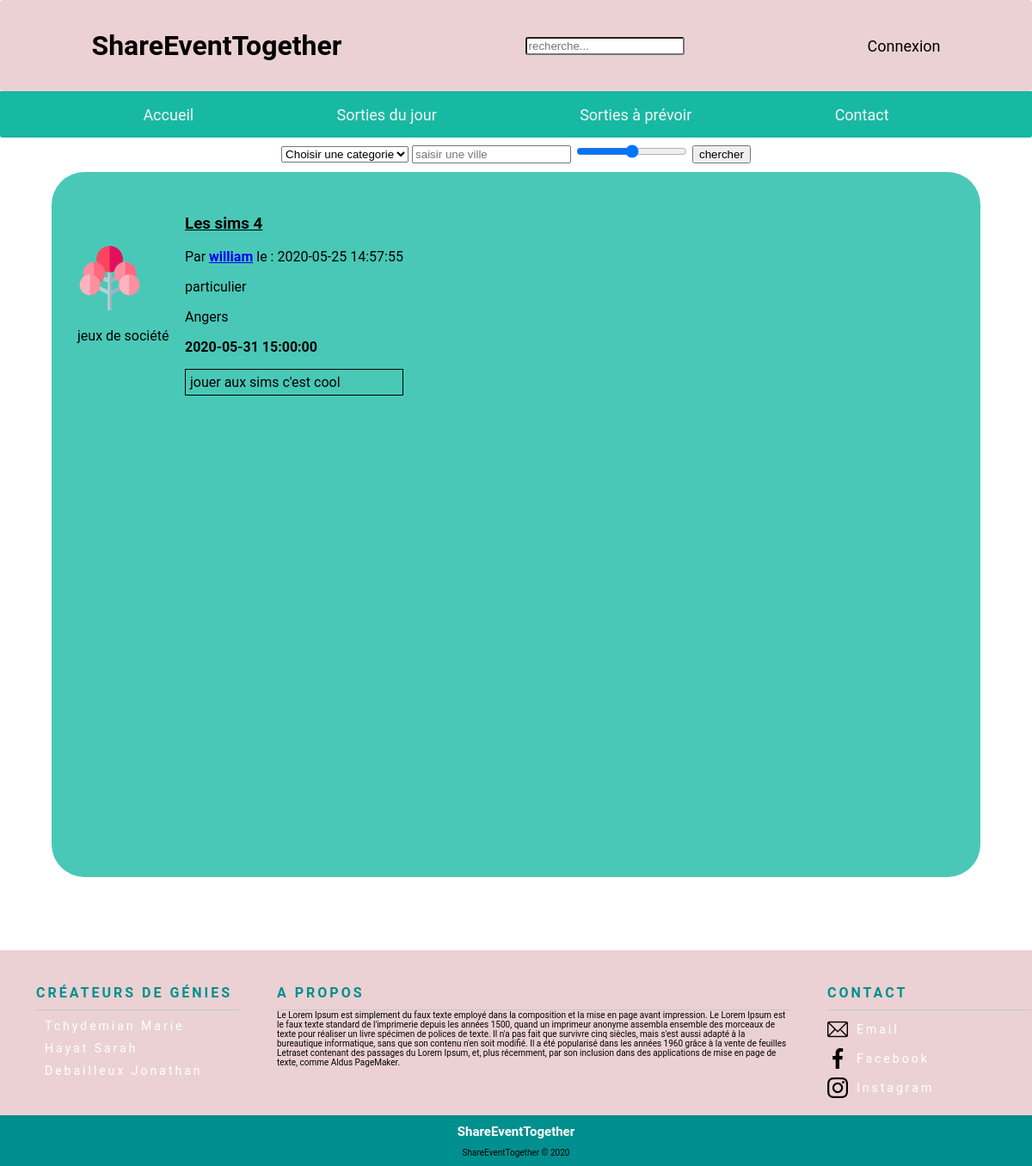
The app's page /php/sortieDuJour.php, older data.
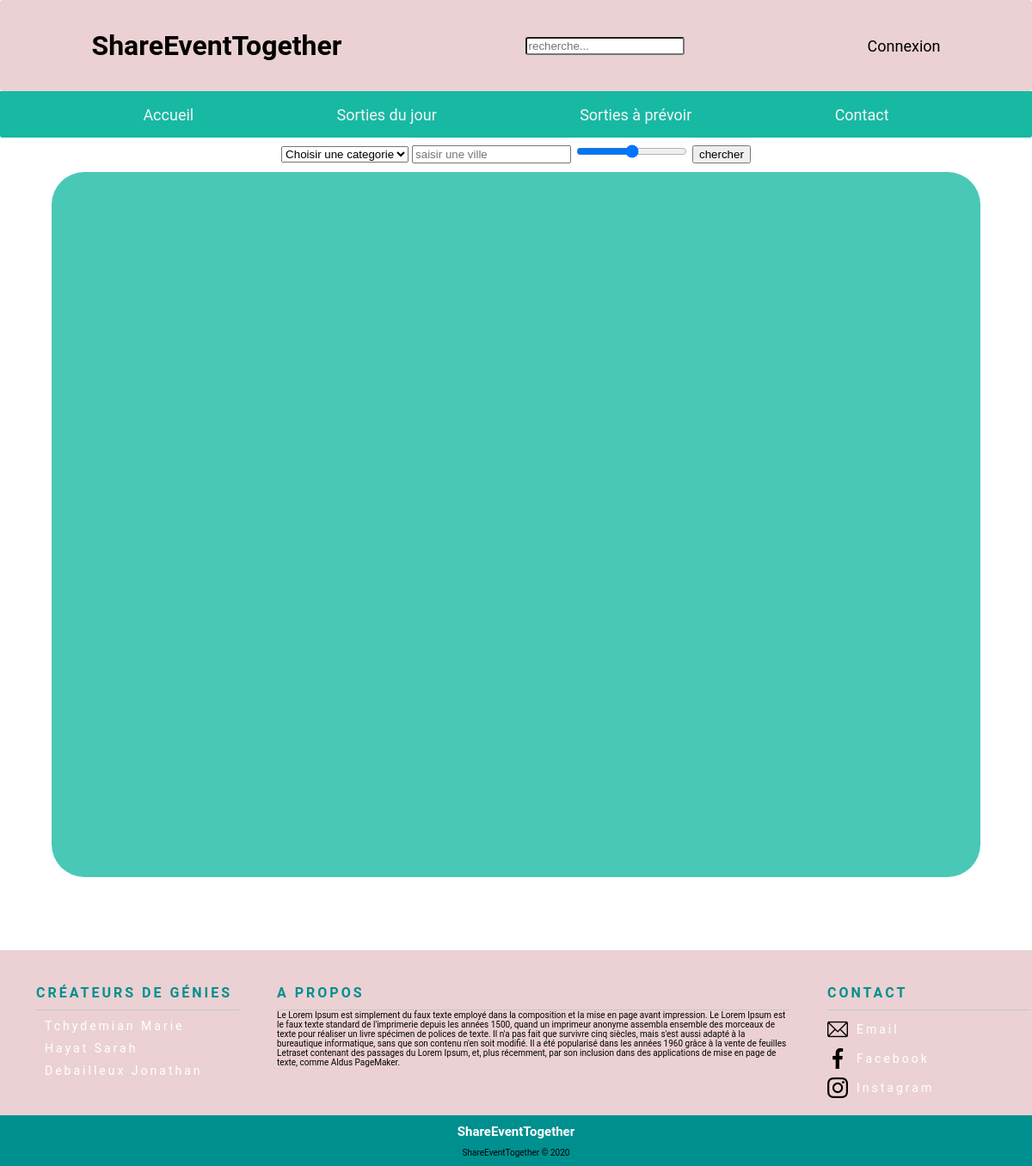
The same page, newer data.
### tables this page shows
CREATE TABLE `evenements` (
  `id_evenement` int(11) NOT NULL,
  `id_utilisateur` int(11) NOT NULL,
  `date_poste` datetime NOT NULL DEFAULT CURRENT_TIMESTAMP,
  `description` text NOT NULL,
  `date_evenement` datetime NOT NULL,
  `titre_evenement` varchar(250) NOT NULL,
  `id_karma` int(11) DEFAULT NULL,
  `lieu` varchar(255) DEFAULT NULL,
  `id_categorie` int(11) DEFAULT NULL
);

CREATE TABLE `categorie_evenements` (
  `id_categorie` int(11) NOT NULL,
  `nom_categorie` varchar(100) NOT NULL
);

CREATE TABLE `utilisateurs` (
  `id_utilisateur` int(11) NOT NULL,
  `prenom` varchar(100) NOT NULL,
  `nom` varchar(100) NOT NULL,
  `date_naissance` date NOT NULL,
  `adresse` varchar(250) NOT NULL,
  `code_postale` int(5) NOT NULL,
  `pays` varchar(100) NOT NULL,
  `telephone` int(10) NOT NULL,
  `mail` varchar(250) NOT NULL,
  `pseudo` varchar(100) NOT NULL,
  `mot_de_passe` varchar(255) NOT NULL,
  `type_utilisateur` varchar(50) NOT NULL,
  `ville` varchar(200) NOT NULL,
  `date_creation_utilisateur` datetime DEFAULT CURRENT_TIMESTAMP,
  `karma` decimal(4,2) DEFAULT '0.00'
);

### php/sortieDuJour.php (the view, shortened to what this page needs)
<!DOCTYPE html>
<html lang="fr">
<head>
    <link rel="stylesheet" href="../assets/css/sortie.css"/>
</head>
<body>
<?php
if (isset($_SESSION['username'])) {
    require("headerConnect.php");
} else {
    require("headerDisconnect.php");
}
?>
<form action="filtreDuJour.php" method="post" class="filtre">
    <select name="categorie">
        <option value="NULL">Choisir une categorie</option>
    </select>
    <input type="text" name="localisation" placeholder="saisir une ville">
    <input type="range" name="karma" min="0" max="10">
    <input type="submit" value="chercher">
</form>
<section class="fond">
    <?php
    require("../controllers/bdd.php");
    $reponse = $bdd->query('SELECT * FROM evenements as ev
left join utilisateurs as ut
on ev.id_utilisateur= ut.id_utilisateur
left join categorie_evenements as ce
on ce.id_categorie = ev.id_categorie
where DATE(ev.date_evenement) = DATE(NOW())
order by ev.date_evenement ASC
');
    while ($donnees = $reponse->fetch())
    {
    ?>
    <div class="listOfEvent">
        <ul class="collectionItem">
            <div class="pictureEvent">
                <img id="imgTree" src="../assets/images/arbre_icon.png"/>
                <p><?php echo $donnees['nom_categorie']; ?></p>
            </div>
            <div class="pictureEvent">
                <h3 class="titleOfEvent"><?php echo $donnees['titre_evenement']; ?> </h3>
                <p><?php echo "Par " ?> <b><a
                                href="profilUser.php?id_user= <?php echo $donnees['id_utilisateur'] ?>"> <?php echo $donnees['pseudo'] ?></a></b>
                    le : <?php echo $donnees['date_poste'] ?></p>
                <p><?php echo $donnees['type_utilisateur']; ?></p>
                <p><?php echo $donnees['lieu']; ?></p>
                <p><b><?php echo $donnees['date_evenement']; ?></b></p>
                <p class="description"><?php echo $donnees['description']; ?></p>
            </div>
        </ul>
        <?php
        }
        ?>
    </div>
</section>
<?php
require("footer.php");
?>
</body>
</html>

Row changes from the older to the newer data that the page shows:
removed evenements: id_categorie.nom_categorie "jeux de société", titre_evenement "Les sims 4", id_utilisateur.pseudo "william", date_poste "2020-05-25 14:57:55", id_utilisateur.type_utilisateur "particulier", lieu "Angers", date_evenement "2020-05-31 15:00:00", description "jouer aux sims c'est cool"
